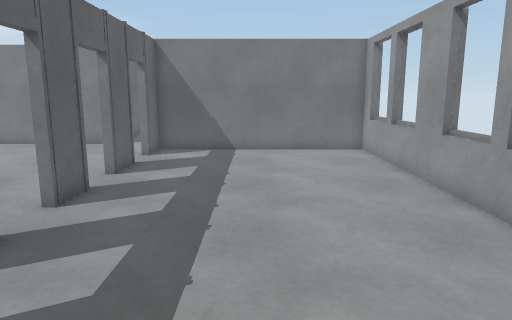
View 1 (above)

24 first-person views from a walk through a Unity game level. The camera is 1.3 m above the floor, tilts 10° down and sees 70° across. The floor is counted in squares, 0.5 m on a side. Each view is taken from the middle of a square. On the plan, view 1 faces up. The plan holds only what a view shows up to about 20 squares ahead; the rest is blank. The place goes on beyond the plan. The player is left out. Some animated figures are not drawn.

View 2
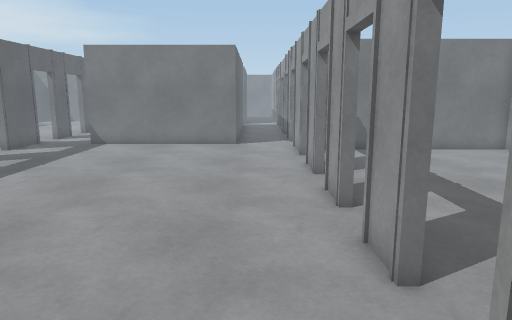

View 3
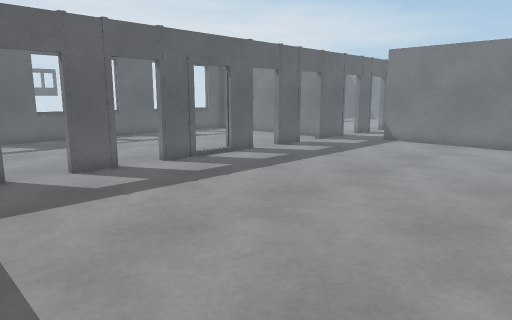

View 4
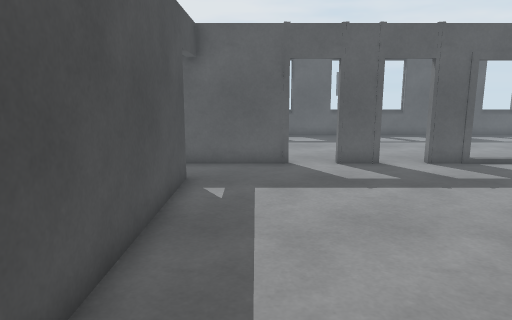

View 5
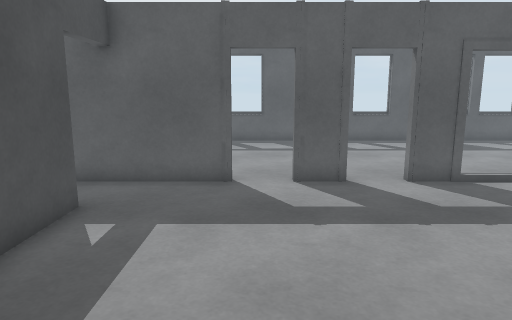

View 6
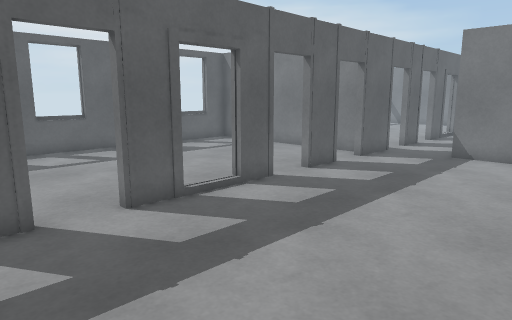

View 7
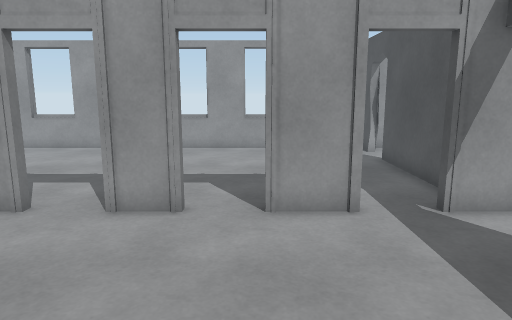

View 8
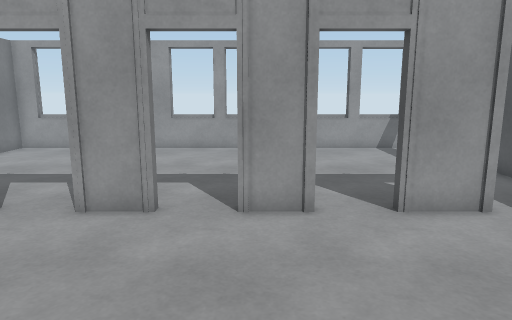

View 9
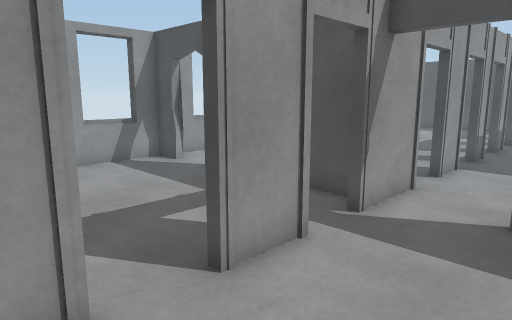

View 10
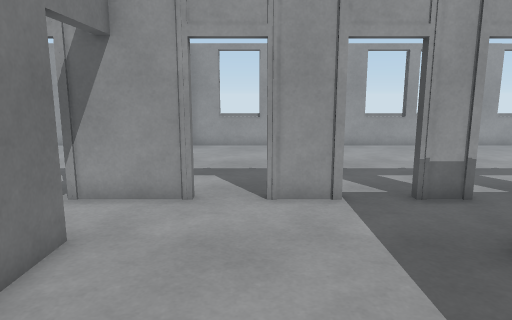

View 11
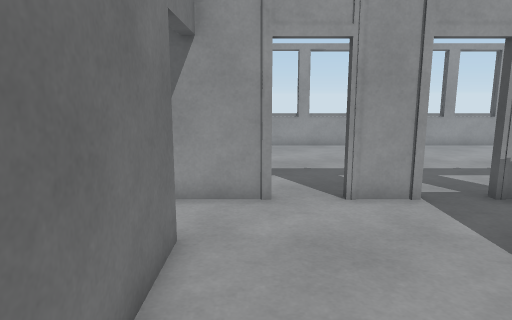

View 12
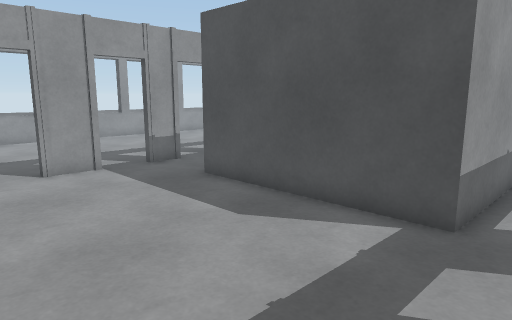

View 13
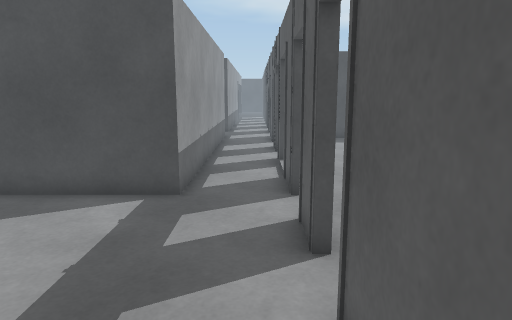

View 14
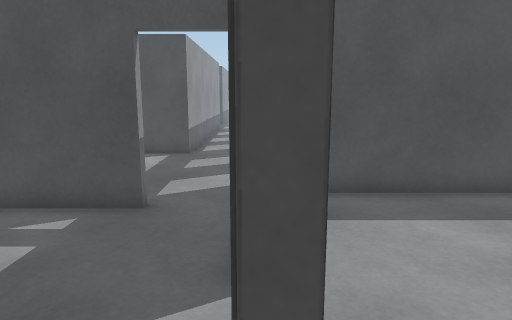

View 15
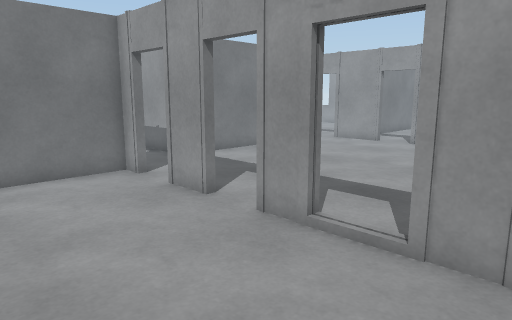

View 16
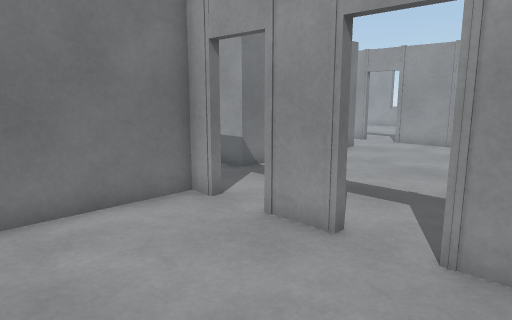

View 17
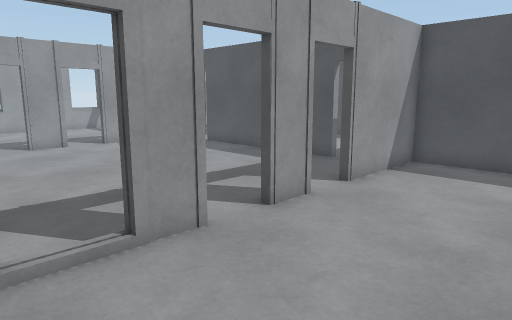

View 18
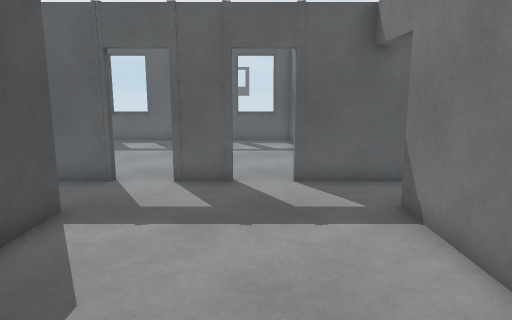

View 19
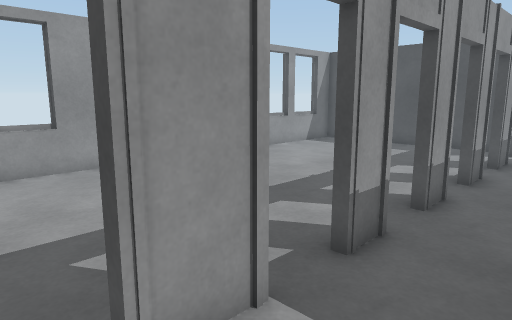

View 20
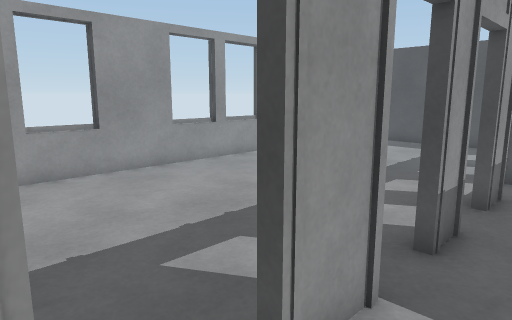

View 21
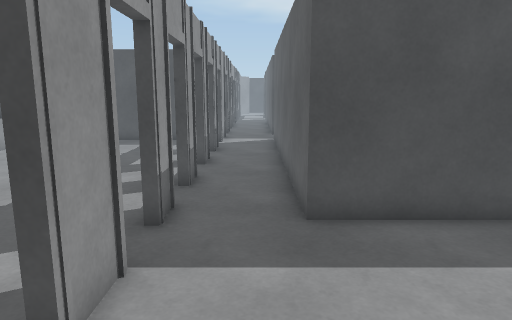

View 22
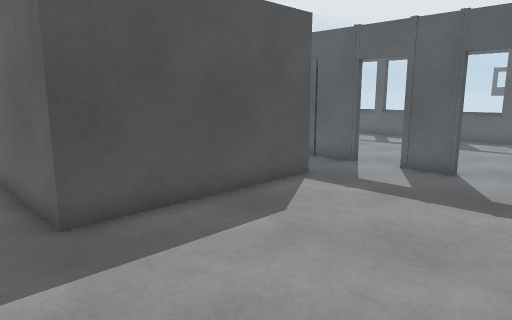

View 23
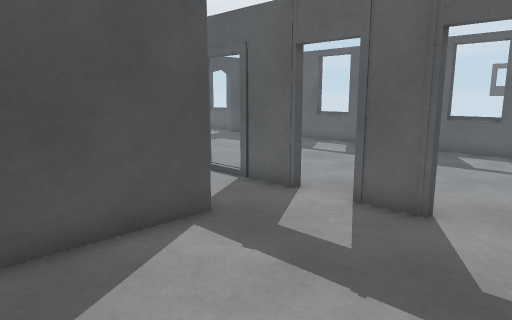

View 24
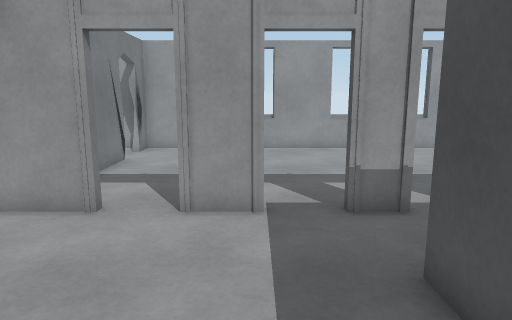

### Floor plan
Key: @ floor where view 1 was taken; # wall or solid block; . floor; = window, fence, low wall or low ledge.
Columns run from 25 left of view 1 to 6 right of it. Each row starts with its distance up from view 1.
 23       #..#
 22       #..#
 21       ...#
 20       #..#########..
 19       #..............
 18 #######.............###########
 17  ...................#.........##
 16  ...................#.........=#
 15 ......#.......................=#
 14 ......#.............#.........##
 13 ....................#.........=#
 12 ....................#.........##
 11 ......#.......................##
 10 ....................#.........##
  9 ....................#.........=#
  8 ......#.......................##
  7 ......#.......................=#
  6 ....................#.........=#
  5 ....................#.........##
  4 ......#.......................##
  3 ..............................=#
  2 ....................#.........=#
  1 ......#.............#.........##
  0  .....#..................@....=#
 -1  .....#.......................##
 -2 ......#..#########..#######..##
 -3 ......#..#########..#    ##..##
 -4 #######.............#.........##
 -5 ..............................=#
 -6 ..............................##
 -7 ......#.............#.........##
 -8 ......#.............#.........=#
 -9 .  ...........................##
-10 .........#########............#
-11 ......#..##     ##..#.........##
-12 ......#..#       #............=#
-13 .........#       #............=#
-14 ..  .....#       #..#.........##
-15     ..#..#       #............=#
-16    ...#..#       #............=#
-17    .. ...#       #..#.........##

Where each view was taken, in squares from view 1:
view 1: 0 up, 0 right, facing up
view 2: 0 up, 7 left, facing up
view 3: 1 down, 6 left, facing up-left
view 4: 0 up, 5 left, facing left
view 5: 2 up, 8 left, facing left
view 6: 3 up, 11 left, facing up-left
view 7: 3 up, 13 left, facing right
view 8: 6 up, 13 left, facing right
view 9: 6 up, 9 left, facing down-right
view 10: 6 down, 14 left, facing right
view 11: 4 down, 14 left, facing right
view 12: 3 down, 18 left, facing down-right
view 13: 1 down, 18 left, facing down
view 14: 6 up, 19 left, facing down
view 15: 6 up, 25 left, facing up-right
view 16: 10 up, 25 left, facing up-right
view 17: 11 up, 25 left, facing down-right
view 18: 6 down, 8 left, facing left
view 19: 5 down, 8 left, facing down-right
view 20: 4 down, 7 left, facing down-right
view 21: 3 down, 7 left, facing down
view 22: 3 down, 6 left, facing down-left
view 23: 4 down, 11 left, facing down-left
view 24: 8 down, 13 left, facing right
